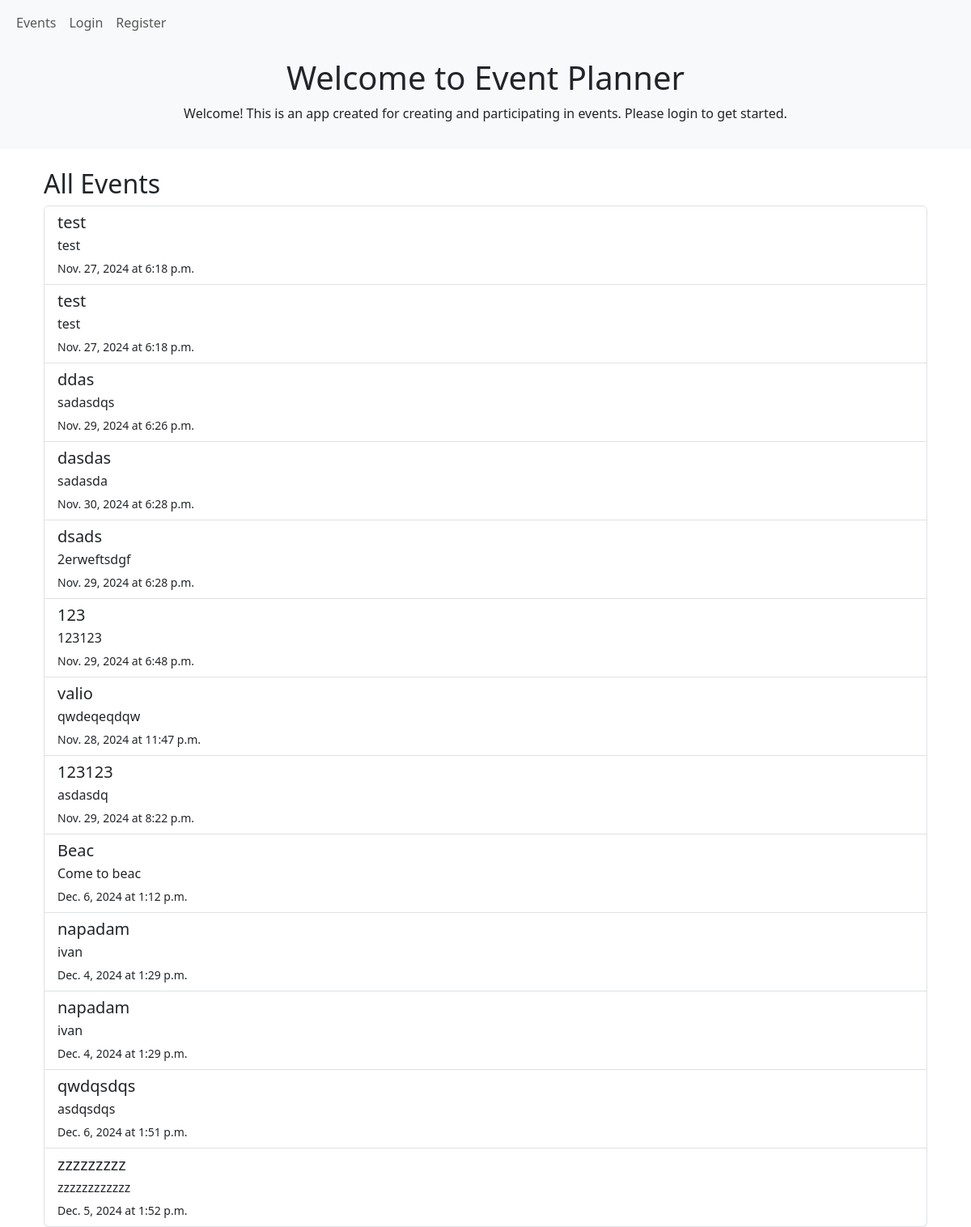
The app's page /search/ with its own data.
### event_planner/events/models.py (models this page shows, shortened)
class Event(models.Model):
    title = models.CharField(max_length=200)
    description = models.TextField()
    date = models.DateField()
    time = models.TimeField()
    location = models.CharField(max_length=255)
    organizer = models.ForeignKey(CustomUser, on_delete=models.CASCADE)
    category = models.ForeignKey(Category, on_delete=models.SET_NULL, null=True, blank=True)
    def get_absolute_url(self):
        return reverse('event_detail', kwargs={'pk': self.pk})

### event_planner/events/views.py (the view)
# urls.py: path('search/', EventSearchView.as_view(), name='event_search'),  # Search events
class EventSearchView(ListView):
    model = Event
    template_name = 'events/event_search.html'  # Template for search results
    context_object_name = 'events'
    def get_queryset(self):
        query = self.request.GET.get('q', '')  # Get the search query from the URL
        if query:
            return Event.objects.filter(
                Q(title__icontains=query) |  # Search by title
                Q(location__icontains=query) |  # Search by location
                Q(category__name__icontains=query)  # Search by category name
            ).distinct()
        return Event.objects.all()

### event_planner/events/templates/events/event_search.html (shortened to what this page needs)
{% extends 'base.html' %}
{% block content %}
<div class="container mt-4">
    <h2>All Events</h2>
    {% if events %}
        <div class="list-group">
            {% for event in events %}
                <a href="{{ event.get_absolute_url }}" class="list-group-item list-group-item-action">
                    <h5 class="mb-1">{{ event.title }}</h5>
                    <p class="mb-1">{{ event.description|truncatewords:20 }}</p>
                    <small>{{ event.date }} at {{ event.time }}</small>
                </a>
            {% endfor %}
        </div>
    {% else %}
        <p>No events found.</p>
    {% endif %}
</div>
{% endblock %}

### records on screen
Event: title "test", description "test", date "Nov. 27, 2024", time "6:18 p.m."
Event: title "test", description "test", date "Nov. 27, 2024", time "6:18 p.m."
Event: title "ddas", description "sadasdqs", date "Nov. 29, 2024", time "6:26 p.m."
Event: title "dasdas", description "sadasda", date "Nov. 30, 2024", time "6:28 p.m."
Event: title "dsads", description "2erweftsdgf", date "Nov. 29, 2024", time "6:28 p.m."
Event: title "123", description "123123", date "Nov. 29, 2024", time "6:48 p.m."
Event: title "valio", description "qwdeqeqdqw", date "Nov. 28, 2024", time "11:47 p.m."
Event: title "123123", description "asdasdq", date "Nov. 29, 2024", time "8:22 p.m."
Event: title "Beac", description "Come to beac", date "Dec. 6, 2024", time "1:12 p.m."
Event: title "napadam", description "ivan", date "Dec. 4, 2024", time "1:29 p.m."
Event: title "napadam", description "ivan", date "Dec. 4, 2024", time "1:29 p.m."
Event: title "qwdqsdqs", description "asdqsdqs", date "Dec. 6, 2024", time "1:51 p.m."
Event: title "zzzzzzzzz", description "zzzzzzzzzzzz", date "Dec. 5, 2024", time "1:52 p.m."
